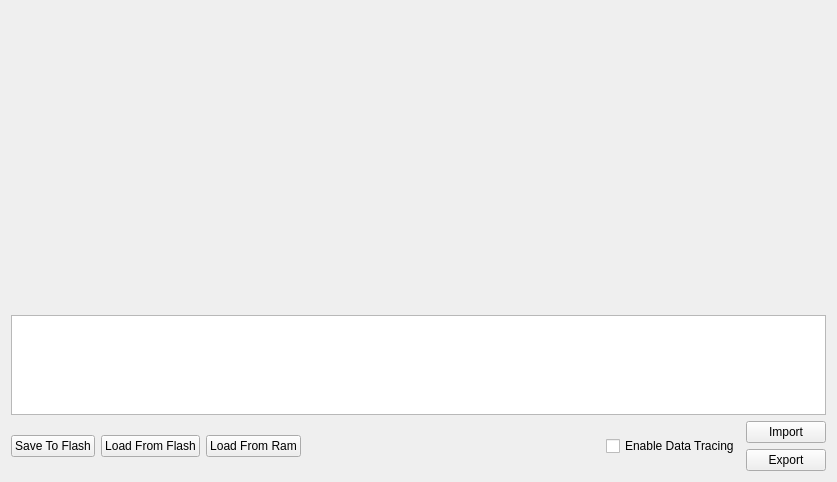
<?xml version="1.0" encoding="UTF-8"?>
<ui version="4.0">
 <class>TableView2D</class>
 <widget class="QWidget" name="TableView2D">
  <property name="geometry">
   <rect>
    <x>0</x>
    <y>0</y>
    <width>837</width>
    <height>482</height>
   </rect>
  </property>
  <property name="windowTitle">
   <string>Form</string>
  </property>
  <layout class="QVBoxLayout" name="verticalLayout_3">
   <item>
    <layout class="QVBoxLayout" name="verticalLayout" stretch="0,0,0">
     <property name="sizeConstraint">
      <enum>QLayout::SetDefaultConstraint</enum>
     </property>
     <item>
      <widget class="QWidget" name="plot" native="true"/>
     </item>
     <item>
      <widget class="TableWidget" name="tableWidget">
       <property name="minimumSize">
        <size>
         <width>0</width>
         <height>100</height>
        </size>
       </property>
       <property name="maximumSize">
        <size>
         <width>16777215</width>
         <height>100</height>
        </size>
       </property>
      </widget>
     </item>
     <item>
      <layout class="QHBoxLayout" name="horizontalLayout">
       <item>
        <widget class="QPushButton" name="savePushButton">
         <property name="text">
          <string>Save To Flash</string>
         </property>
        </widget>
       </item>
       <item>
        <widget class="QPushButton" name="loadFlashPushButton">
         <property name="text">
          <string>Load From Flash</string>
         </property>
        </widget>
       </item>
       <item>
        <widget class="QPushButton" name="loadRamPushButton">
         <property name="text">
          <string>Load From Ram</string>
         </property>
        </widget>
       </item>
       <item>
        <spacer name="horizontalSpacer">
         <property name="orientation">
          <enum>Qt::Horizontal</enum>
         </property>
         <property name="sizeHint" stdset="0">
          <size>
           <width>40</width>
           <height>20</height>
          </size>
         </property>
        </spacer>
       </item>
       <item>
        <widget class="QCheckBox" name="tracingCheckBox">
         <property name="text">
          <string>Enable Data Tracing</string>
         </property>
        </widget>
       </item>
       <item>
        <layout class="QVBoxLayout" name="verticalLayout_2">
         <item>
          <widget class="QPushButton" name="importPushButton">
           <property name="text">
            <string>Import</string>
           </property>
          </widget>
         </item>
         <item>
          <widget class="QPushButton" name="exportPushButton">
           <property name="text">
            <string>Export</string>
           </property>
          </widget>
         </item>
        </layout>
       </item>
      </layout>
     </item>
    </layout>
   </item>
  </layout>
 </widget>
 <customwidgets>
  <customwidget>
   <class>TableWidget</class>
   <extends>QTableWidget</extends>
   <header>tablewidget.h</header>
  </customwidget>
 </customwidgets>
 <resources/>
 <connections/>
</ui>
